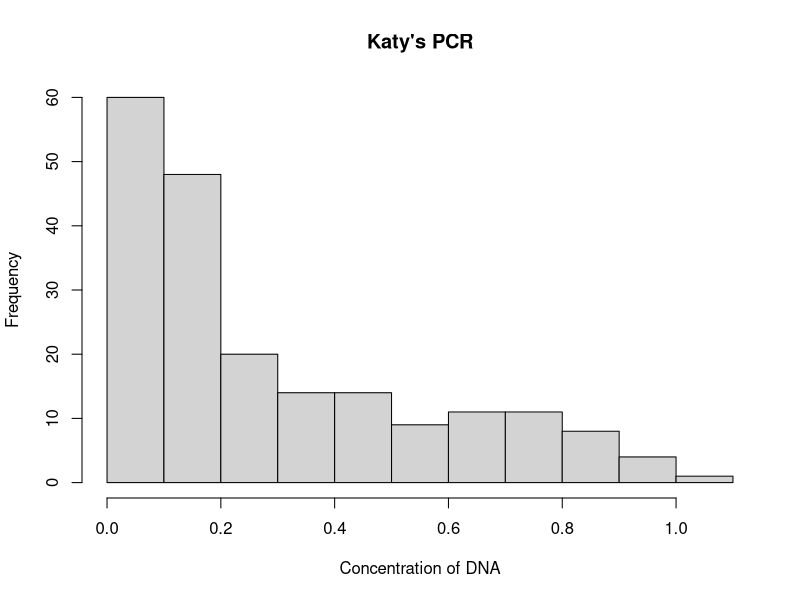
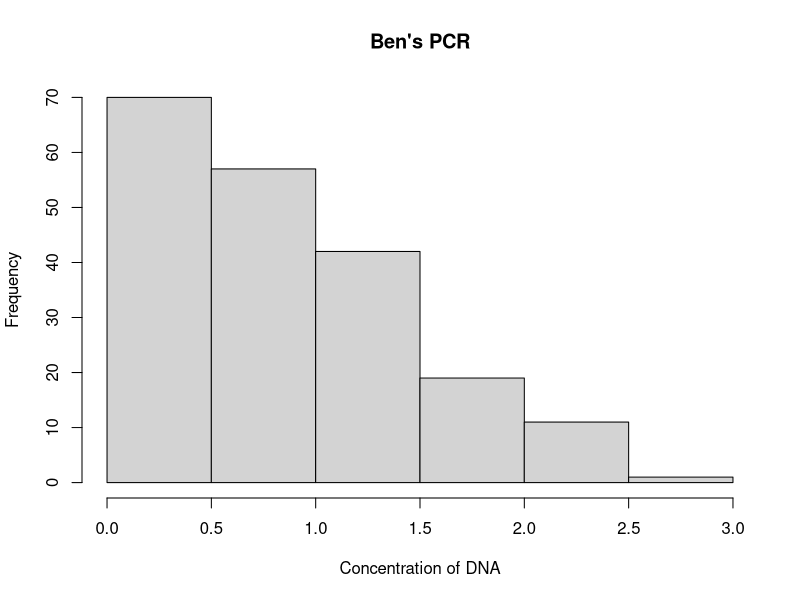
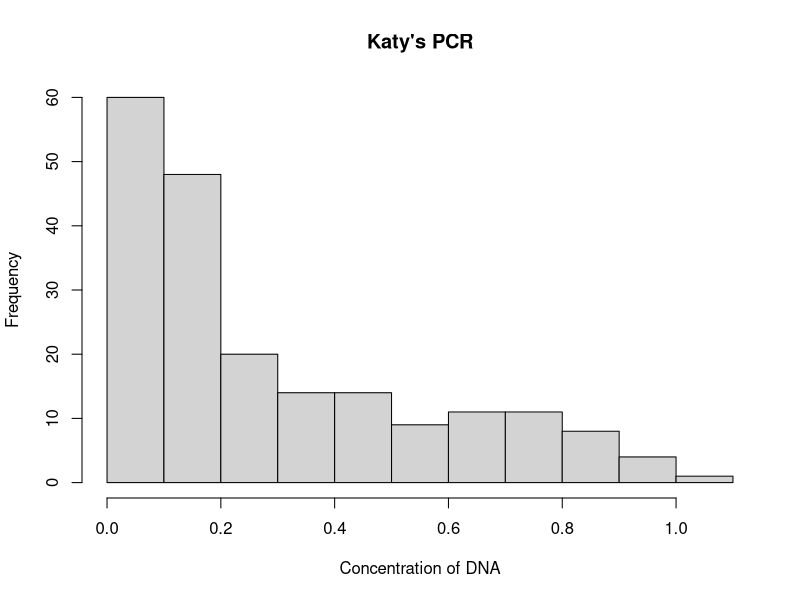
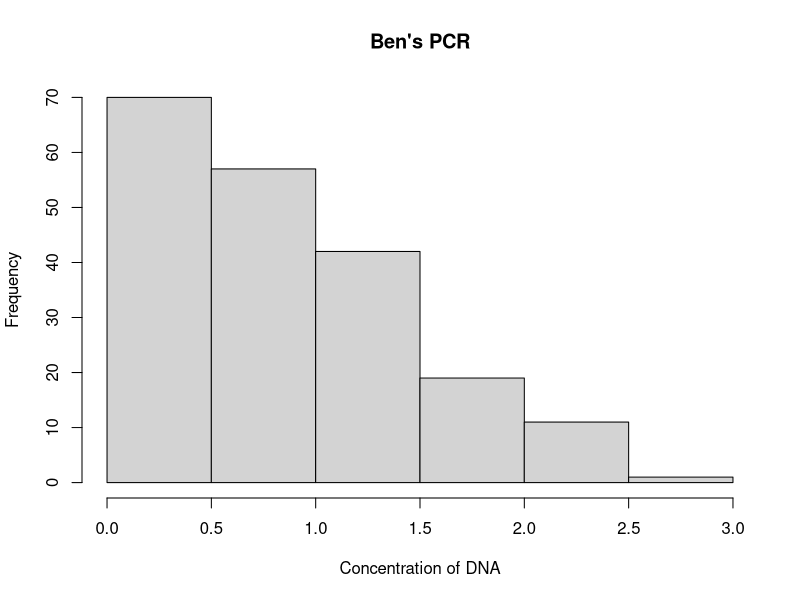
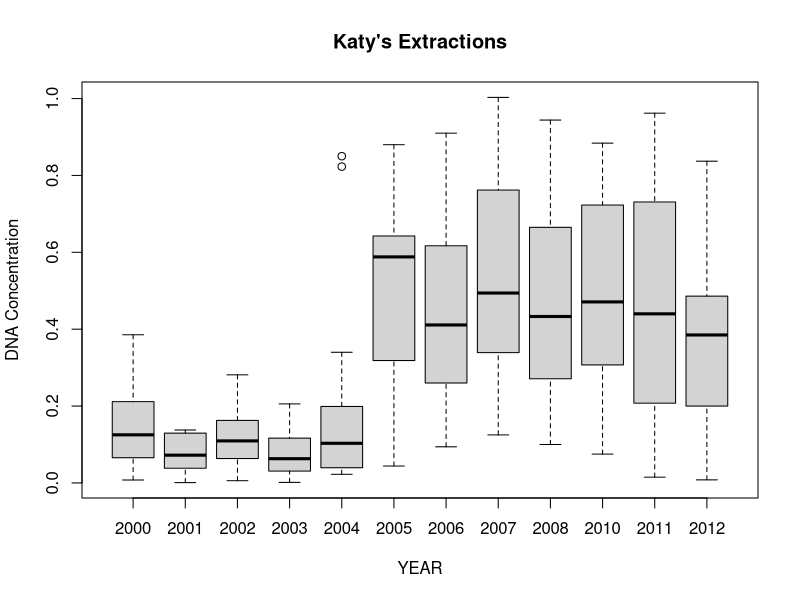
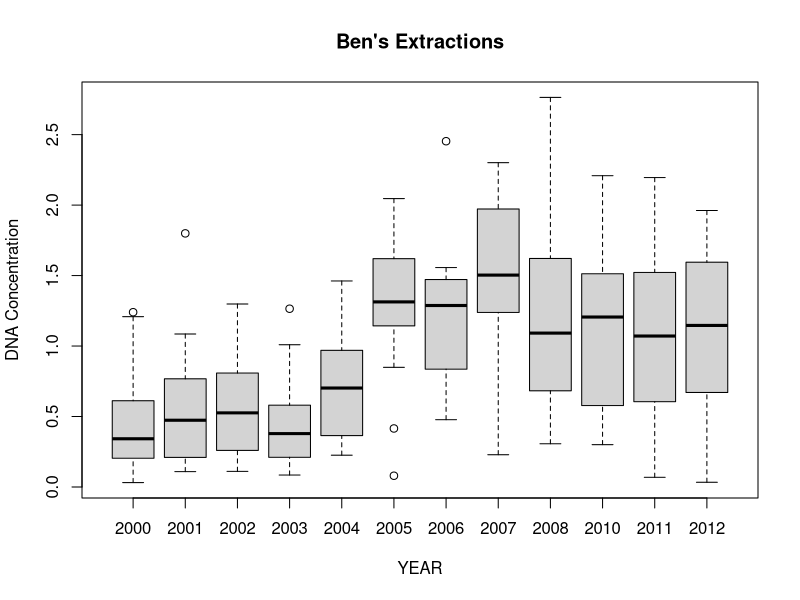
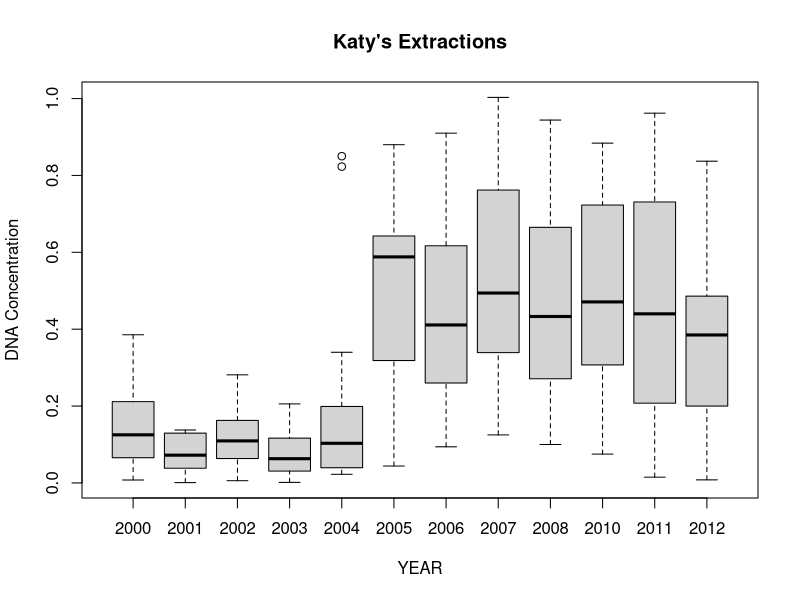
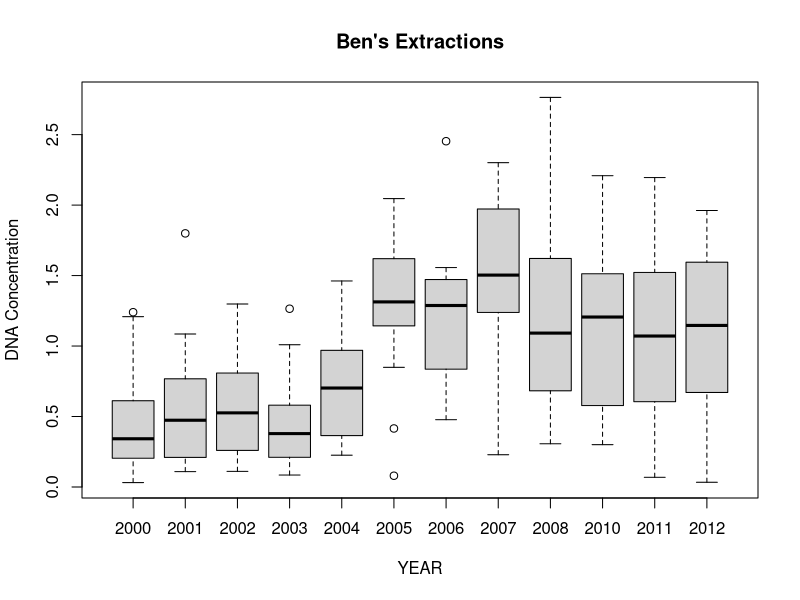

Here is the R script that generated these plots, in order:
library(tidyverse)

# I Histograms ####

df <- read.csv("DNA_Conc_by_Extraction_Date.csv")

hist(df$DNA_Concentration_Katy,
     main="Katy's PCR",
     xlab="Concentration of DNA")

hist(df$DNA_Concentration_Ben,
     main="Ben's PCR",
     xlab="Concentration of DNA")

hist(df$DNA_Concentration_Katy,
     main="Katy's PCR",
     xlab="Concentration of DNA")

hist(df$DNA_Concentration_Ben,
     main="Ben's PCR",
     xlab="Concentration of DNA")

# II ####

# Boxplot; "Year collected" to factor
str(df)
# Katy
plot(x=as.factor(df$Year_Collected),y=df$DNA_Concentration_Katy,
     main="Katy's Extractions",xlab="YEAR",ylab="DNA Concentration")
# Ben
plot(x=as.factor(df$Year_Collected),y=df$DNA_Concentration_Ben,
     main="Ben's Extractions",xlab="YEAR",ylab="DNA Concentration")




# III ####
jpeg("PARK_Plot1.jpeg")
plot(x=as.factor(df$Year_Collected),y=df$DNA_Concentration_Katy,
     main="Katy's Extractions",xlab="YEAR",ylab="DNA Concentration")
dev.off()
jpeg("PARK_Plot2.jpeg")
plot(x=as.factor(df$Year_Collected),y=df$DNA_Concentration_Ben,
     main="Ben's Extractions",xlab="YEAR",ylab="DNA Concentration")
dev.off()



# IV ####
df$Year_Collected<- as.factor(df$Year_Collected)
summary(df)
Avgs<- df %>% group_by(Year_Collected) %>% 
  summarize(Bens_performance = mean(DNA_Concentration_Ben),
            Katys_performance = mean(DNA_Concentration_Katy)) %>% 
  mutate(Difference = Bens_performance - Katys_performance)

Ben_lowest_avg <- Avgs %>% arrange(Difference) %>% head(1)
Ben.sucked.the.most.on <- Ben_lowest_avg[1,1]



# V ####
df2<- df %>% filter(Lab == "Downstairs")
jpeg("Ben_DNA_over_time.jpg")
plot(x=as.POSIXct(df2$Date_Collected),y=df2$DNA_Concentration_Ben,
     xlab="Date_Collected",ylab="DNA_Concentration_Ben")
dev.off()



# VI ####
Ben_highest_avg <- Avgs %>% arrange(desc(Bens_performance)) %>% head(1)
Ben.performed.best.on <- Ben_highest_avg[1,1]
Avgs %>% select(Year_Collected,Bens_performance) %>% 
  write.csv("Ben_Average_Conc.csv")

